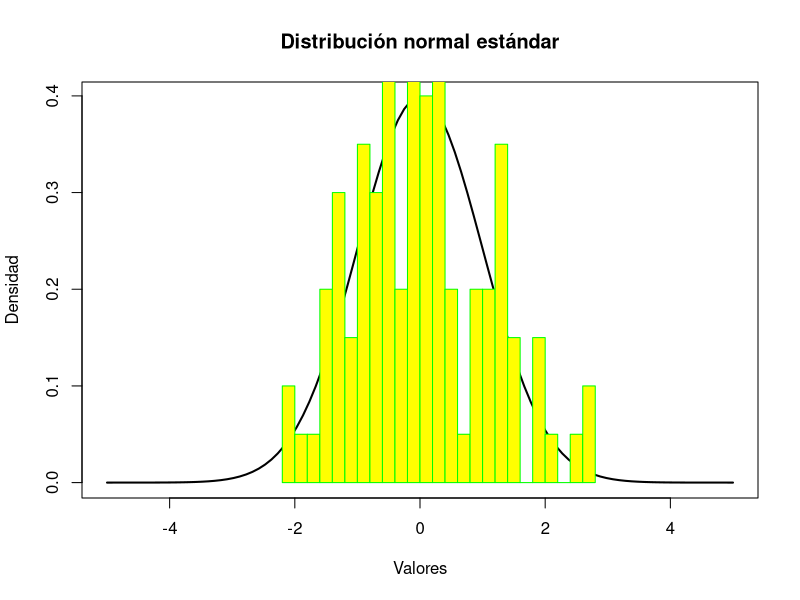
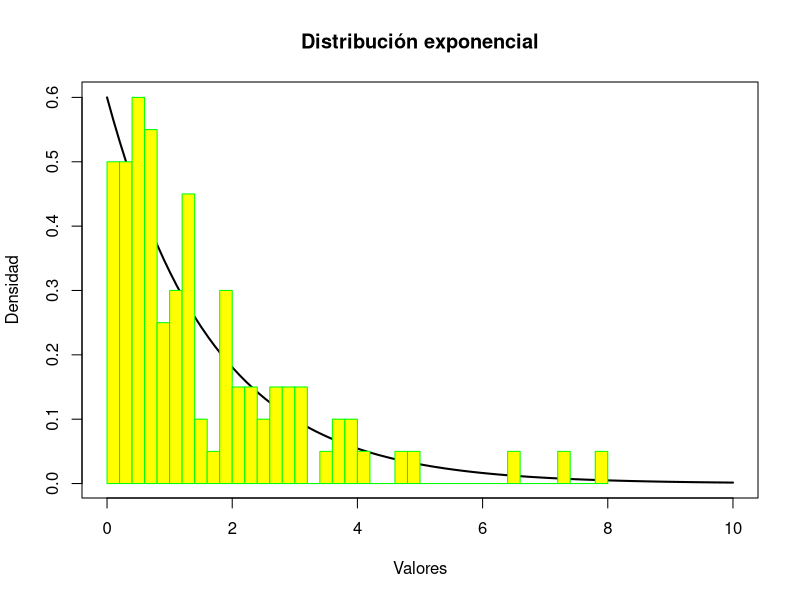
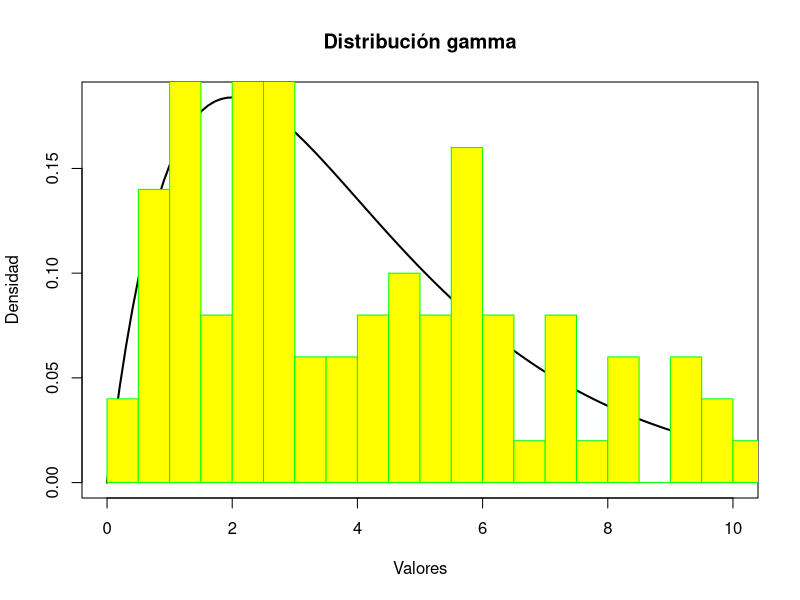
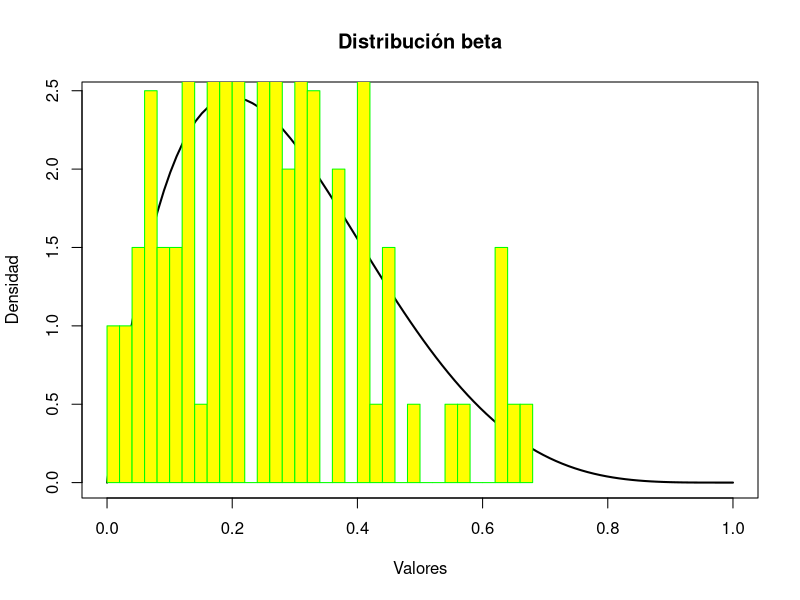
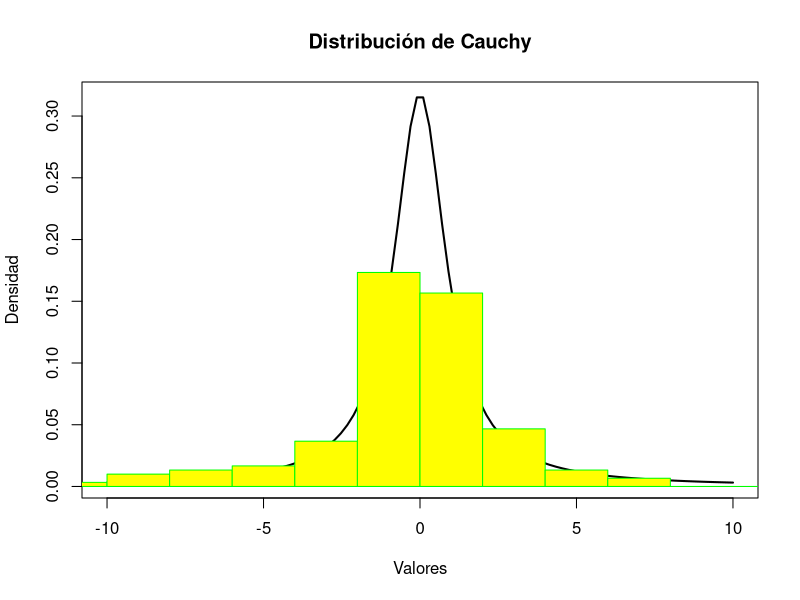
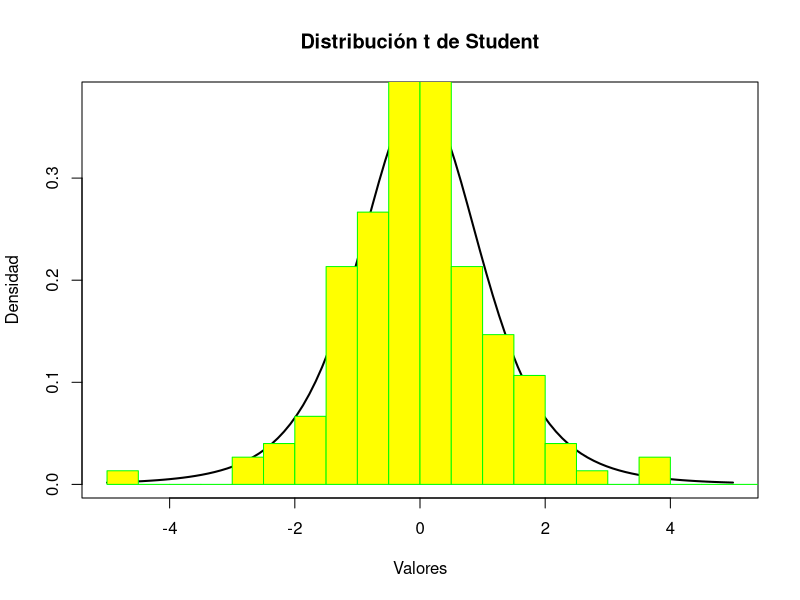
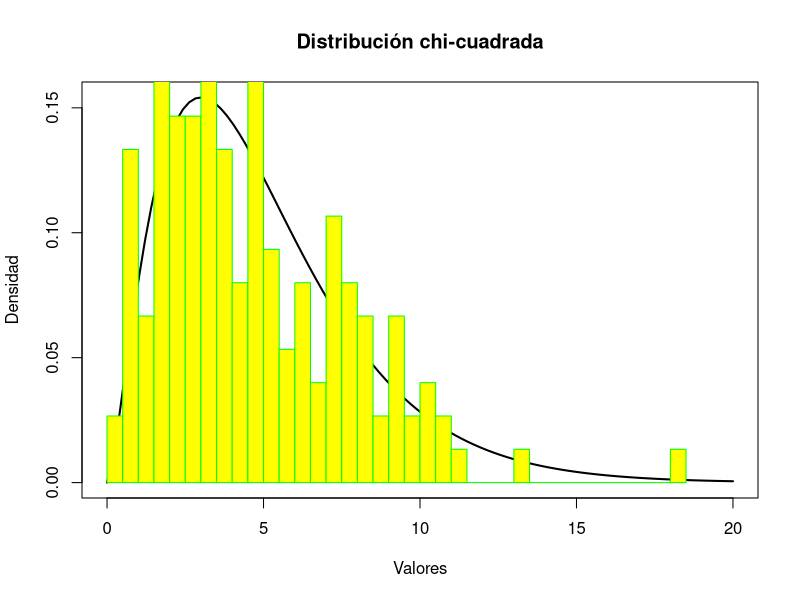
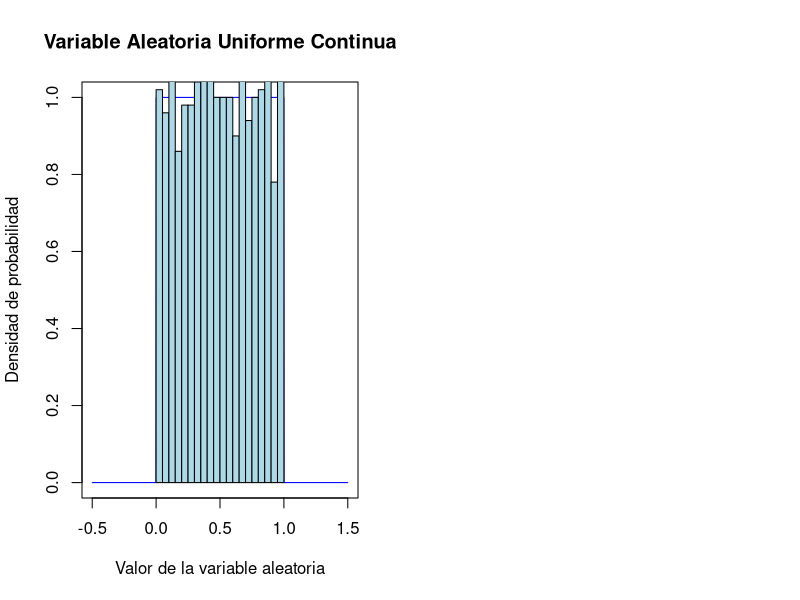

Generate these figures, in order, with R:
# << == >>  << == >>  << == >>  << == >>  << == >>  << == >>  << == >>  << == >>  << == >> 
# << == >>  << == >>  << == >>  << == >>  << == >>  << == >>  << == >>  << == >>  << == >> 
# Distribucion Normal
# << == >>  << == >>  << == >>  << == >>  << == >>  << == >>  << == >>  << == >>  << == >> 
numvar <- 100;  media <- 0;  varianza <- 1; a <- 5
# Generar datos aleatorios de una distribución normal
datos <- rnorm(numvar, mean = media, sd = varianza)
# Calcular la densidad de la distribución normal en un rango de valores
rango <- seq(-a, a, length.out = 100)
densidad <- dnorm(rango, mean = media, sd = varianza)
# Dibujar la gráfica de la distribución normal
plot(rango, densidad, type = "l", lwd = 2, 
     xlab = "Valores", ylab = "Densidad",
     main = "Distribución normal estándar")
# Agregar los datos aleatorios a la gráfica
hist(datos, breaks = 30, add = TRUE, col = "yellow",
     border= 'green',freq = FALSE)
# << == >>  << == >>  << == >>  << == >>  << == >>  << == >>  << == >>  << == >>  << == >> 
# Distribucion Exponencial
# << == >>  << == >>  << == >>  << == >>  << == >>  << == >>  << == >>  << == >>  << == >> 
lambda <- 0.6; ValMax <- 10;
rango <- seq(0, ValMax, length.out = 100)
datos <- rexp(numvar, lambda);
densidad <- dexp(rango, rate = lambda);
# Dibujar la gráfica de la distribución exponencial
plot(rango, densidad, type = "l", lwd = 2, 
     xlab = "Valores", ylab = "Densidad",
     main = "Distribución exponencial")
# Agregar los datos aleatorios a la gráfica
hist(datos, breaks = 30, col= "yellow", border="green",
     add=TRUE, freq = FALSE)
# << == >>  << == >>  << == >>  << == >>  << == >>  << == >>  << == >>  << == >>  << == >> 
# Distribucion Gamma
# << == >>  << == >>  << == >>  << == >>  << == >>  << == >>  << == >>  << == >>  << == >> 
a <- 2;  b <- 0.5
# Generar datos aleatorios de una distribución gamma
datos <- rgamma(numvar, shape = a, rate = b)
# Calcular la densidad de la distribución gamma en un rango de valores
rango <- seq(0, ValMax, length.out = 100)
densidad <- dgamma(rango, shape = a, rate = b)
# Dibujar la gráfica de la distribución gamma
plot(rango, densidad, type = "l", lwd = 2, 
     xlab = "Valores", ylab = "Densidad",
     main = "Distribución gamma")
# Agregar los datos aleatorios a la gráfica
hist(datos, breaks = 30, col= "yellow", border="green", 
     add=TRUE, freq = FALSE)
# << == >>  << == >>  << == >>  << == >>  << == >>  << == >>  << == >>  << == >>  << == >> 
# Distribución Beta
# << == >>  << == >>  << == >>  << == >>  << == >>  << == >>  << == >>  << == >>  << == >> 
c <- 5
datos <- rbeta(numvar, shape1 = a, shape2 = c)
# Calcular la densidad de la distribución beta en un rango de valores
rango <- seq(0, 1, length.out = 100)
densidad <- dbeta(rango, shape1 = a, shape2 = c)
# Dibujar la gráfica de la distribución beta
plot(rango, densidad, type = "l", lwd = 2, 
     xlab = "Valores", ylab = "Densidad",
     main = "Distribución beta")
# Agregar los datos aleatorios a la gráfica
hist(datos, breaks = 30, col= "yellow", border="green", 
     add=TRUE, freq = FALSE)
# << == >>  << == >>  << == >>  << == >>  << == >>  << == >>  << == >>  << == >>  << == >> 
# Distribucion Cauchy
# << == >>  << == >>  << == >>  << == >>  << == >>  << == >>  << == >>  << == >>  << == >> 
numvar <- 150; a = 0; b = 1; ValMax <- 10
# Generar datos aleatorios de una distribución de Cauchy
datos <- rcauchy(numvar, location = a, scale = b)
# Calcular la densidad de la distribución de Cauchy en un rango de valores
rango <- seq(-ValMax, ValMax, length.out = 100)
densidad <- dcauchy(rango, location = a, scale = b)
# Dibujar la gráfica de la distribución de Cauchy
plot(rango, densidad, type = "l", lwd = 2, 
     xlab = "Valores", ylab = "Densidad",
     main = "Distribución de Cauchy")
# Agregar los datos aleatorios a la gráfica
hist(datos, breaks = 30, col= "yellow", border="green",
     add=TRUE, freq = FALSE)
# << == >>  << == >>  << == >>  << == >>  << == >>  << == >>  << == >>  << == >>  << == >> 
# Distribucion T-Student
# << == >>  << == >>  << == >>  << == >>  << == >>  << == >>  << == >>  << == >>  << == >> 
# Generar datos aleatorios de una distribución t de Student
gl <- 5; datos <- rt(numvar, df = gl); ValMax <- 5
# Calcular la densidad de la distribución t de Student en un rango de valores
rango <- seq(-ValMax, ValMax, length.out = 100)
densidad <- dt(rango, df = gl)
# Dibujar la gráfica de la distribución t de Student
plot(rango, densidad, type = "l", lwd = 2, xlab = "Valores", ylab = "Densidad",
     main = "Distribución t de Student")
# Agregar los datos aleatorios a la gráfica
hist(datos, breaks = 30, col= "yellow", border="green", 
     add=TRUE, freq = FALSE)
# << == >>  << == >>  << == >>  << == >>  << == >>  << == >>  << == >>  << == >>  << == >> 
# Distribucion Chi-cuadrada
# << == >>  << == >>  << == >>  << == >>  << == >>  << == >>  << == >>  << == >>  << == >> 
gl - 5;  numvar <- 150; ValMax <- 20
# Generar datos aleatorios de una distribución chi-cuadrada
datos <- rchisq(numvar, df = gl)
# Calcular la densidad de la distribución chi-cuadrada en un rango de valores
rango <- seq(0, ValMax, length.out = 100)
densidad <- dchisq(rango, df = gl)
# Dibujar la gráfica de la distribución chi-cuadrada
plot(rango, densidad, type = "l", lwd = 2, 
     xlab = "Valores", ylab = "Densidad",
     main = "Distribución chi-cuadrada")
# Agregar los datos aleatorios a la gráfica
hist(datos, breaks = 30, col= "yellow", border="green",
     add=TRUE, freq = FALSE)
# Definir la función de densidad de probabilidad
pdf_unif <- function(x) {ifelse(x >= 0 & x <= 1, 1, 0)}
# Generar datos de la variable aleatoria uniforme continua
set.seed(123)  # establecer una semilla para la reproducibilidad
datos <- runif(1000, min = 0, max = 1)
# Graficar la función de densidad de probabilidad y el histograma
par(mfrow = c(1,2))  # mostrar dos gráficos en una fila
curve(pdf_unif, from = -0.5, to = 1.5, n = 1000, col = "blue",
      main = "Variable Aleatoria Uniforme Continua",
      xlab = "Valor de la variable aleatoria", ylab = "Densidad de probabilidad")
hist(datos, breaks = 20, col = "lightblue", freq = FALSE, add = TRUE)
# << == >>  << == >>  << == >>  << == >>  << == >>  << == >>  << == >>  << == >>  << == >> 
par(mfrow = c(1,1))  # volver a la configuración de gráficos predeterminada
# << == >>  << == >>  << == >>  << == >>  << == >>  << == >>  << == >>  << == >>  << == >> 
# Todas en una sola ventana
# << == >>  << == >>  << == >>  << == >>  << == >>  << == >>  << == >>  << == >>  << == >> 
# << == >>  << == >>  << == >>  << == >>  << == >>  << == >>  << == >>  << == >>  << == >> 
par(mfrow = c(3,3))
# Distribucion Normal
# << == >>  << == >>  << == >>  << == >>  << == >>  << == >>  << == >>  << == >>  << == >> 
numvar <- 100;  media <- 0;  varianza <- 1; a <- 5
# Generar datos aleatorios de una distribución normal
datos <- rnorm(numvar, mean = media, sd = varianza)
# Calcular la densidad de la distribución normal en un rango de valores
rango <- seq(-a, a, length.out = 100)
densidad <- dnorm(rango, mean = media, sd = varianza)
# Dibujar la gráfica de la distribución normal
plot(rango, densidad, type = "l", lwd = 2, 
     xlab = "Valores", ylab = "Densidad",
     main = "Distribución normal estándar")
# Agregar los datos aleatorios a la gráfica
hist(datos, breaks = 30, add = TRUE, col = "yellow",
     border= 'green',freq = FALSE)
# << == >>  << == >>  << == >>  << == >>  << == >>  << == >>  << == >>  << == >>  << == >> 
# Distribucion Exponencial
# << == >>  << == >>  << == >>  << == >>  << == >>  << == >>  << == >>  << == >>  << == >> 
lambda <- 0.6; ValMax <- 10;
rango <- seq(0, ValMax, length.out = 100)
datos <- rexp(numvar, lambda);
densidad <- dexp(rango, rate = lambda);
# Dibujar la gráfica de la distribución exponencial
plot(rango, densidad, type = "l", lwd = 2, 
     xlab = "Valores", ylab = "Densidad",
     main = "Distribución exponencial")
# Agregar los datos aleatorios a la gráfica
hist(datos, breaks = 30, col= "yellow", border="green",
     add=TRUE, freq = FALSE)
# << == >>  << == >>  << == >>  << == >>  << == >>  << == >>  << == >>  << == >>  << == >> 
# Distribucion Gamma
# << == >>  << == >>  << == >>  << == >>  << == >>  << == >>  << == >>  << == >>  << == >> 
a <- 2;  b <- 0.5
# Generar datos aleatorios de una distribución gamma
datos <- rgamma(numvar, shape = a, rate = b)
# Calcular la densidad de la distribución gamma en un rango de valores
rango <- seq(0, ValMax, length.out = 100)
densidad <- dgamma(rango, shape = a, rate = b)
# Dibujar la gráfica de la distribución gamma
plot(rango, densidad, type = "l", lwd = 2, 
     xlab = "Valores", ylab = "Densidad",
     main = "Distribución gamma")
# Agregar los datos aleatorios a la gráfica
hist(datos, breaks = 30, col= "yellow", border="green", 
     add=TRUE, freq = FALSE)
# << == >>  << == >>  << == >>  << == >>  << == >>  << == >>  << == >>  << == >>  << == >> 
# Distribución Beta
# << == >>  << == >>  << == >>  << == >>  << == >>  << == >>  << == >>  << == >>  << == >> 
c <- 5
datos <- rbeta(numvar, shape1 = a, shape2 = c)
# Calcular la densidad de la distribución beta en un rango de valores
rango <- seq(0, 1, length.out = 100)
densidad <- dbeta(rango, shape1 = a, shape2 = c)
# Dibujar la gráfica de la distribución beta
plot(rango, densidad, type = "l", lwd = 2, 
     xlab = "Valores", ylab = "Densidad",
     main = "Distribución beta")
# Agregar los datos aleatorios a la gráfica
hist(datos, breaks = 30, col= "yellow", border="green", 
     add=TRUE, freq = FALSE)
# << == >>  << == >>  << == >>  << == >>  << == >>  << == >>  << == >>  << == >>  << == >> 
# Distribucion Cauchy
# << == >>  << == >>  << == >>  << == >>  << == >>  << == >>  << == >>  << == >>  << == >> 
numvar <- 150; a = 0; b = 1; ValMax <- 10
# Generar datos aleatorios de una distribución de Cauchy
datos <- rcauchy(numvar, location = a, scale = b)
# Calcular la densidad de la distribución de Cauchy en un rango de valores
rango <- seq(-ValMax, ValMax, length.out = 100)
densidad <- dcauchy(rango, location = a, scale = b)
# Dibujar la gráfica de la distribución de Cauchy
plot(rango, densidad, type = "l", lwd = 2, 
     xlab = "Valores", ylab = "Densidad",
     main = "Distribución de Cauchy")
# Agregar los datos aleatorios a la gráfica
hist(datos, breaks = 30, col= "yellow", border="green",
     add=TRUE, freq = FALSE)
# << == >>  << == >>  << == >>  << == >>  << == >>  << == >>  << == >>  << == >>  << == >> 
# Distribucion T-Student
# << == >>  << == >>  << == >>  << == >>  << == >>  << == >>  << == >>  << == >>  << == >> 
# Generar datos aleatorios de una distribución t de Student
gl <- 5; datos <- rt(numvar, df = gl); ValMax <- 5
# Calcular la densidad de la distribución t de Student en un rango de valores
rango <- seq(-ValMax, ValMax, length.out = 100)
densidad <- dt(rango, df = gl)
# Dibujar la gráfica de la distribución t de Student
plot(rango, densidad, type = "l", lwd = 2, xlab = "Valores", ylab = "Densidad",
     main = "Distribución t de Student")
# Agregar los datos aleatorios a la gráfica
hist(datos, breaks = 30, col= "yellow", border="green", 
     add=TRUE, freq = FALSE)
# << == >>  << == >>  << == >>  << == >>  << == >>  << == >>  << == >>  << == >>  << == >> 
# Distribucion Chi-cuadrada
# << == >>  << == >>  << == >>  << == >>  << == >>  << == >>  << == >>  << == >>  << == >> 
gl - 5;  numvar <- 150; ValMax <- 20
# Generar datos aleatorios de una distribución chi-cuadrada
datos <- rchisq(numvar, df = gl)
# Calcular la densidad de la distribución chi-cuadrada en un rango de valores
rango <- seq(0, ValMax, length.out = 100)
densidad <- dchisq(rango, df = gl)
# Dibujar la gráfica de la distribución chi-cuadrada
plot(rango, densidad, type = "l", lwd = 2, 
     xlab = "Valores", ylab = "Densidad",
     main = "Distribución chi-cuadrada")
# Agregar los datos aleatorios a la gráfica
hist(datos, breaks = 30, col= "yellow", border="green",
     add=TRUE, freq = FALSE)
# Definir la función de densidad de probabilidad
pdf_unif <- function(x) {ifelse(x >= 0 & x <= 1, 1, 0)}
# Generar datos de la variable aleatoria uniforme continua
set.seed(123)  # establecer una semilla para la reproducibilidad
datos <- runif(1000, min = 0, max = 1)
# Graficar la función de densidad de probabilidad y el histograma
#par(mfrow = c(1,2))  # mostrar dos gráficos en una fila
curve(pdf_unif, from = -0.5, to = 1.5, n = 1000, col = "blue",
      main = "Variable Aleatoria Uniforme Continua",
      xlab = "Valor de la variable aleatoria", ylab = "Densidad de probabilidad")
hist(datos, breaks = 20, col = "lightblue", freq = FALSE, add = TRUE)
# << == >>  << == >>  << == >>  << == >>  << == >>  << == >>  << == >>  << == >>  << == >> 
# << == >>  << == >>  << == >>  << == >>  << == >>  << == >>  << == >>  << == >>  << == >> 
# Distribuciones Discretas
# << == >>  << == >>  << == >>  << == >>  << == >>  << == >>  << == >>  << == >>  << == >> 
# << == >>  << == >>  << == >>  << == >>  << == >>  << == >>  << == >>  << == >>  << == >> 
# Calcular la distribución binomial
n <- 10; p <- 0.5; x <- 0:n  # valores posibles de éxitos
prob <- dbinom(x, size = n, prob = p)  # probabilidad de cada valor de x
# Graficar la distribución binomial
barplot(prob, names.arg = x, col = "lightblue",
        main = "Distribución Binomial", xlab = "Número de éxitos",
        ylab = "Probabilidad")
# Calcular la distribución binomial y la distribución teórica
n <- 20; p <- 0.3; x <- 0:n  # valores posibles de éxitos
prob <- dbinom(x, size = n, prob = p)  # probabilidad de cada valor de x
mu <- n * p  # media de la distribución binomial
sigma <- sqrt(n * p * (1 - p))  # desviación estándar de la distribución binomial
x_teoria <- seq(0, n, length.out = 100)  # valores de x para la distribución teórica
prob_teoria <- dnorm(x_teoria, mean = mu, sd = sigma)  # probabilidad de cada valor de x_teoria
# según la distribución normal
# Graficar la distribución binomial y la distribución teórica
barplot(prob, names.arg = x, col = "lightblue",
        main = "Distribución Binomial vs. Distribución Normal",
        xlab = "Número de éxitos", ylab = "Probabilidad")
lines(x_teoria, prob_teoria, col = "red", lwd = 2)
# Calcular la distribución geométrica y la distribución teórica
p <- 0.3; x <- 0:10  # valores posibles de ensayos antes del primer éxito
prob <- dgeom(x, prob = p)  # probabilidad de cada valor de x
x_teoria <- seq(0, 10, length.out = 100)  # valores de x para la distribución teórica
prob_teoria <- dgeom(x_teoria, prob = p)  # probabilidad de cada valor de x_teoria según 
# la distribución geométrica
# Graficar la distribución geométrica y la distribución teórica
barplot(prob, names.arg = x, col = "lightblue",
        main = "Distribución Geométrica vs. Distribución Teórica",
        xlab = "Número de ensayos antes del primer éxito", ylab = "Probabilidad")
points(x_teoria, prob_teoria, col = "red", pch = 19)
# Generar una muestra aleatoria de una variable geométrica
set.seed(123)  # fijar la semilla para reproducibilidad
p <- 0.3; n <- 1000; muestra <- rgeom(n, prob = p)
# Calcular la distribución teórica geométrica
x_teoria <- 0:10  # valores posibles de la variable aleatoria
prob_teoria <- dgeom(x_teoria, prob = p)  # probabilidad de cada valor de x_teoria según 
# la distribución geométrica
# Graficar el histograma y la distribución teórica
hist(muestra, prob = TRUE, col = "lightblue",
     main = "Variable Aleatoria Geométrica vs. Distribución Teórica",
     xlab = "Valor de la variable aleatoria", ylab = "Densidad")
lines(x_teoria, prob_teoria, col = "red")
# Calcular la distribución teórica Poisson
lambda <- 2  # parámetro lambda de la distribución Poisson
x_teoria <- 0:10  # valores posibles de la variable aleatoria
prob_teoria <- dpois(x_teoria, lambda)  # probabilidad de cada valor de x_teoria según 
# la distribución Poisson
# Graficar el diagrama de barras y la distribución teórica
barplot(prob_teoria, names.arg = x_teoria, col = "lightblue",
        main = "Distribución Poisson vs. Distribución Teórica",
        xlab = "Valor de la variable aleatoria", ylab = "Probabilidad")
lines(x_teoria, prob_teoria, col = "red")
# Definir los valores posibles de la variable aleatoria y sus probabilidades
x <- 1:5  # valores posibles de la variable aleatoria
prob <- rep(1/5, 5)  # probabilidad igual para cada valor
# Graficar el diagrama de barras
barplot(prob, names.arg = x, col = "lightblue",
        main = "Variable Aleatoria Uniforme Discreta",
        xlab = "Valor de la variable aleatoria", ylab = "Probabilidad")
# << == >>  << == >>  << == >>  << == >>  << == >>  << == >>  << == >>  << == >>  << == >> 
# Todas en una sola ventana
par(mfrow = c(2,3))
# Calcular la distribución binomial
n <- 10; p <- 0.5; x <- 0:n  # valores posibles de éxitos
prob <- dbinom(x, size = n, prob = p)  # probabilidad de cada valor de x
# Graficar la distribución binomial
barplot(prob, names.arg = x, col = "lightblue",
        main = "Distribución Binomial", xlab = "Número de éxitos",
        ylab = "Probabilidad")
# Calcular la distribución binomial y la distribución teórica
n <- 20; p <- 0.3; x <- 0:n  # valores posibles de éxitos
prob <- dbinom(x, size = n, prob = p)  # probabilidad de cada valor de x
mu <- n * p  # media de la distribución binomial
sigma <- sqrt(n * p * (1 - p))  # desviación estándar de la distribución binomial
x_teoria <- seq(0, n, length.out = 100)  # valores de x para la distribución teórica
prob_teoria <- dnorm(x_teoria, mean = mu, sd = sigma)  # probabilidad de cada valor de x_teoria 
#según la distribución normal
# Graficar la distribución binomial y la distribución teórica
barplot(prob, names.arg = x, col = "lightblue",
        main = "Distribución Binomial vs. Distribución Normal",
        xlab = "Número de éxitos", ylab = "Probabilidad")
lines(x_teoria, prob_teoria, col = "red", lwd = 2)
# Calcular la distribución geométrica y la distribución teórica
p <- 0.3; x <- 0:10  # valores posibles de ensayos antes del primer éxito
prob <- dgeom(x, prob = p)  # probabilidad de cada valor de x
x_teoria <- seq(0, 10, length.out = 100)  # valores de x para la distribución teórica
prob_teoria <- dgeom(x_teoria, prob = p)  # probabilidad de cada valor de x_teoria según la 
#distribución geométrica
# Graficar la distribución geométrica y la distribución teórica
barplot(prob, names.arg = x, col = "lightblue",
        main = "Distribución Geométrica vs. Distribución Teórica",
        xlab = "Número de ensayos antes del primer éxito", ylab = "Probabilidad")
points(x_teoria, prob_teoria, col = "red", pch = 19)
# Generar una muestra aleatoria de una variable geométrica
set.seed(123)  # fijar la semilla para reproducibilidad
p <- 0.3; n <- 1000; muestra <- rgeom(n, prob = p)
# Calcular la distribución teórica geométrica
x_teoria <- 0:10  # valores posibles de la variable aleatoria
prob_teoria <- dgeom(x_teoria, prob = p)  # probabilidad de cada valor de x_teoria según la 
#distribución geométrica
# Graficar el histograma y la distribución teórica
hist(muestra, prob = TRUE, col = "lightblue",
     main = "Variable Aleatoria Geométrica vs. Distribución Teórica",
     xlab = "Valor de la variable aleatoria", ylab = "Densidad")
lines(x_teoria, prob_teoria, col = "red")
# Calcular la distribución teórica Poisson
lambda <- 2  # parámetro lambda de la distribución Poisson
x_teoria <- 0:10  # valores posibles de la variable aleatoria
prob_teoria <- dpois(x_teoria, lambda)  # probabilidad de cada valor de x_teoria según la 
#distribución Poisson
# Graficar el diagrama de barras y la distribución teórica
barplot(prob_teoria, names.arg = x_teoria, col = "lightblue",
        main = "Distribución Poisson vs. Distribución Teórica",
        xlab = "Valor de la variable aleatoria", ylab = "Probabilidad")
lines(x_teoria, prob_teoria, col = "red")
# Definir los valores posibles de la variable aleatoria y sus probabilidades
x <- 1:5  # valores posibles de la variable aleatoria
prob <- rep(1/5, 5)  # probabilidad igual para cada valor
# Graficar el diagrama de barras
barplot(prob, names.arg = x, col = "lightblue",
        main = "Variable Aleatoria Uniforme Discreta",
        xlab = "Valor de la variable aleatoria", ylab = "Probabilidad")
# << == >>  << == >>  << == >>  << == >>  << == >>  << == >>  << == >>  << == >>  << == >> 
